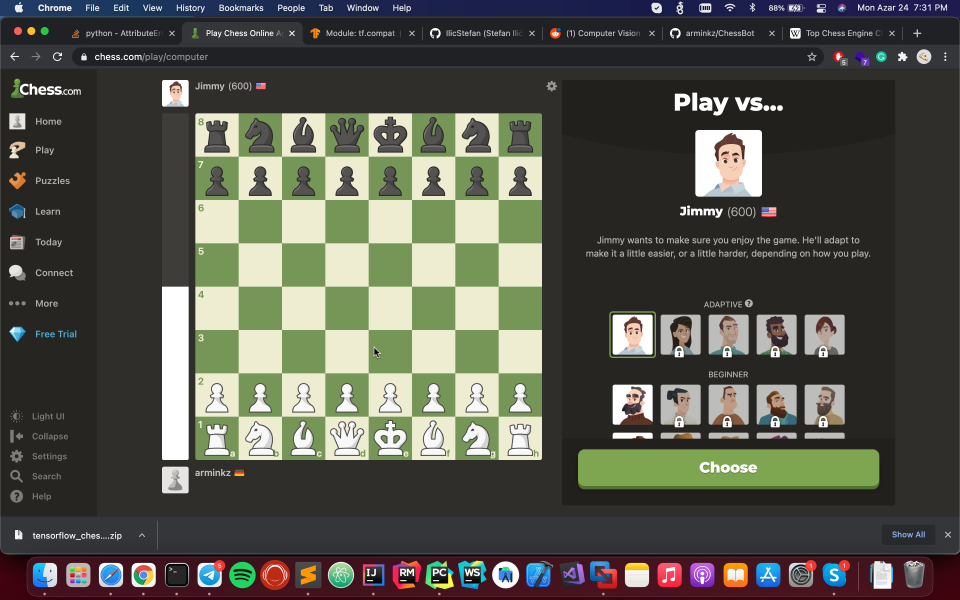
#> input picture example_screens/chesscom_screen.png, 2880 x 1800 px (shown at 1/3 size)
$ python -i board_detector.py   (imports and definitions only)
#> lines starting #> are read from the running program, lines starting #| are printed output that depends on the picture
import numpy as np
import PIL.Image
import tensorflow as tf
import scipy.signal
from image_helper import grayscale_resized_image


# convert kernel matrix to tensor-compatible filter
def make_tf_kernel(k):
    k = np.asarray(k)
    # reshape it to tensorflow 4-D filter
    k = k.reshape(list(k.shape) + [1, 1])
    return tf.constant(k, dtype=tf.float32)


# Simple 2D convolution
# [4 lines left out: function simple_conv2d, not called in this run]


def gradient_x(x):
    k = make_tf_kernel([[-1, 0, 1],
                        [-1, 0, 1],
                        [-1, 0, 1]])
    return simple_conv2d(x, k)


# [82 lines left out: functions gradient_y, check_match, prune_lines, skeletonize_1d, get_chess_lines, not called in this run]


# Gets a numpy grayscale image and returns lines_x and lines_y
def detect_chessboard(img):
    grey = img

    dX = gradient_x(grey)
    dY = gradient_y(grey)

    dX_pos = tf.clip_by_value(dX, 0., 255., name="dx_positive")
    dX_neg = tf.clip_by_value(dX, -255., 0., name="dx_negative")
    dY_pos = tf.clip_by_value(dY, 0., 255., name="dy_positive")
    dY_neg = tf.clip_by_value(dY, -255., 0., name="dy_negative")

    dX_hough = tf.reduce_sum(dX_pos, 0) * tf.reduce_sum(-dX_neg, 0) / (grey.shape[0] * grey.shape[0])
    dY_hough = tf.reduce_sum(dY_pos, 1) * tf.reduce_sum(-dY_neg, 1) / (grey.shape[1] * grey.shape[1])

    # Arbitrarily choose half of max value as threshold, since they're such strong responses
    dX_hough_thresh = tf.reduce_max(dX_hough) * 0.5
    dY_hough_thresh = tf.reduce_max(dY_hough) * 0.5

    lines_x, lines_y, is_match = get_chess_lines(tf.keras.backend.flatten(dX_hough),
                                                 tf.keras.backend.flatten(dY_hough),
                                                 dX_hough_thresh * .9,
                                                 dY_hough_thresh * .9)

    if is_match:
        print("Chessboard found")
    else:
        print("Couldn't find Chessboard")

    return is_match, lines_x, lines_y


# Split up input grayscale array into 64 tiles stacked in a 3D matrix using the chess linesets
# [86 lines left out: function get_chess_tiles, not called in this run]

>>> import cv2
>>> picture = cv2.imread('example_screens/chesscom_screen.png', cv2.IMREAD_GRAYSCALE)
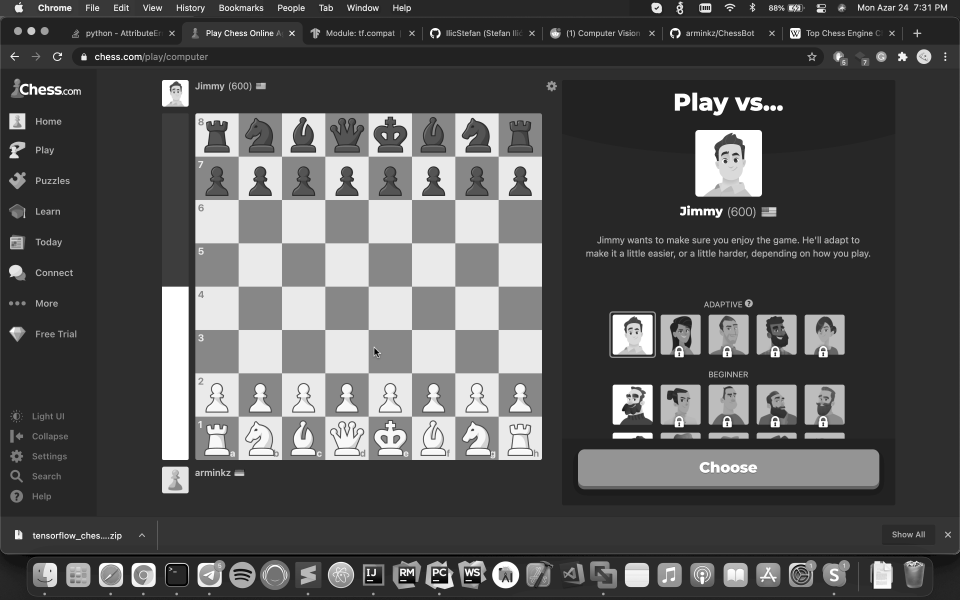
#> picture: shape (1800, 2880) (shown at 1/3 size); min 0, max 255, mean 86
#> (the run stopped early here; a loop or call above may not have finished)
